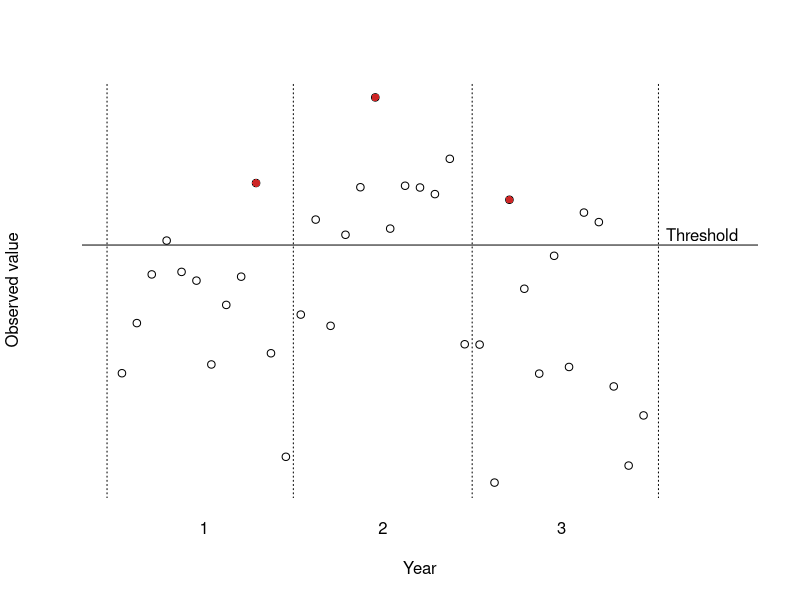

Write the R code that produced this figure.
rm(list=ls())
set.seed(200)
months <- seq(1:36)
month1 <- rnorm(12, 0.5, 0.5) - (months[1:12] - 6.5)^2 / 50
month2 <- rnorm(12, 1, 0.3) - (months[1:12] - 6.5)^2 / 50
month3 <- rnorm(12, 0.5, 0.5) - (months[1:12] - 6.5)^2 / 50

plot(months, c(month1, month2, month3), ylab="Observed value", xlab="Year",
     axes=F, xlim=c(0, 42))
axis(1, at=c(6.5, 18.5, 30.5), labels=c(1, 2, 3), lwd=0)
points(months[c(10, 18, 27)], c(month1[10], month2[6], month3[3]), pch=16,
       col="firebrick3")
abline(v=c(0, 12.5, 24.5, 37), lty=3)
abline(h=0.63)
text(x=37.5, y=0.65, adj=c(0, 0), labels="Threshold")